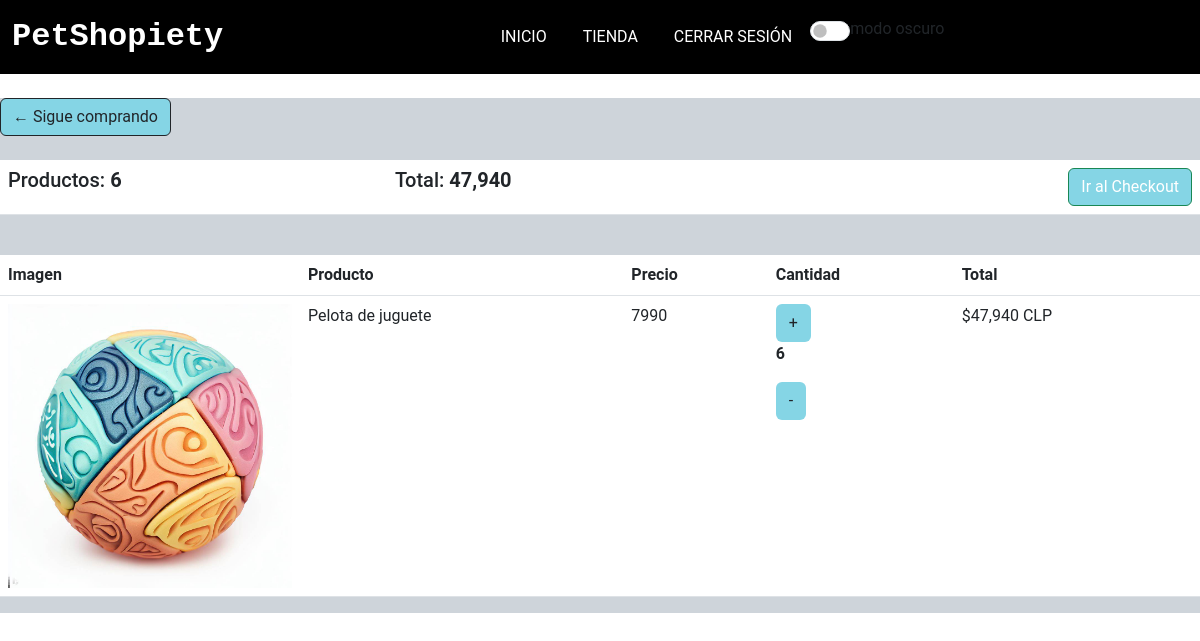
The app's page /carrito (signed in), older data.
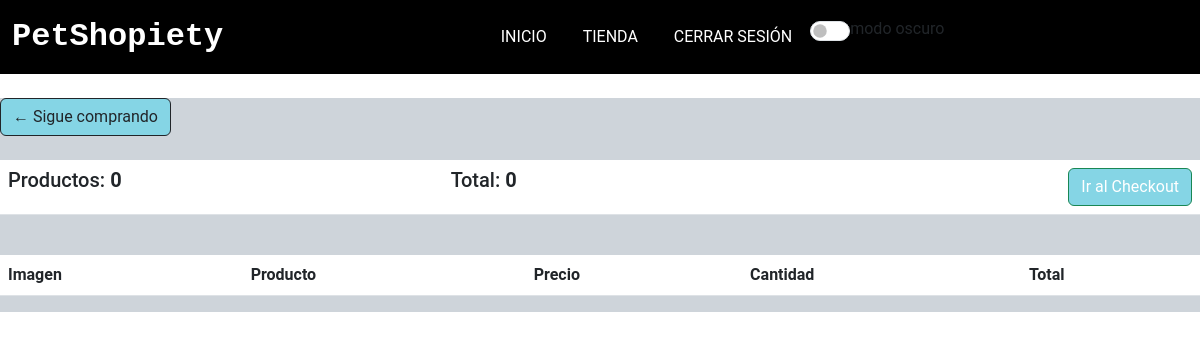
The same page, newer data.
### apps/PetShopiety/models.py (models this page shows, shortened)
class Orden(models.Model):
    comprador = models.ForeignKey(
        Comprador, on_delete=models.SET_NULL, blank=True, null=True)
    fecha_orden = models.DateTimeField(auto_now_add=True)
    completado = models.BooleanField(max_length=200, null=True)
    id_transaccion = models.CharField(max_length=200, null=True)
    @property
    def obtener_total_carrito(self):
        itemsorden = self.itemsorden_set.all()
        total = sum([item.obtener_total for item in itemsorden])
        return total
    @property
    def obtener_total_items(self):
        itemsorden = self.itemsorden_set.all()
        total = sum([item.cantidad for item in itemsorden])
        return total

class ItemsOrden(models.Model):
    producto = models.ForeignKey(
        Producto, on_delete=models.SET_NULL, blank=True, null=True)
    orden = models.ForeignKey(
        Orden, on_delete=models.SET_NULL, blank=True, null=True)
    cantidad = models.IntegerField(default=0, null=True, blank=True)
    fecha_agregada = models.DateTimeField(auto_now=True)
    @property
    def obtener_total(self):
        total = self.producto.precio * self.cantidad
        return total

class Producto(models.Model):
    sku = models.IntegerField(primary_key=True)
    nombre = models.CharField(max_length=50)
    stock = models.IntegerField()
    precio = models.IntegerField()
    descripcion = models.CharField(max_length=200)
    id_cat = models.ForeignKey(Categoria, on_delete=models.CASCADE)
    img_url = models.ImageField(upload_to='imagenesProducto')

### apps/PetShopiety/views.py (the view)
# urls.py: path('carrito', views.cargarCarrito),
def cargarCarrito(request):
    if request.user.is_authenticated:
        comprador = request.user.comprador
        orden, created = Orden.objects.get_or_create(
            comprador=comprador, completado=False)
        items = orden.itemsorden_set.all()
        cartItems = orden.obtener_total_items
    else:
        items = []
        orden = {"obtener_total_carrito": 0,
                 "obtener_total_items": 0, 'shipping': False}
        cartItems = orden['obtener_total_items']
    return render(request, "carrito.html", {"items": items, "orden": orden, 'cartItems': cartItems})

### apps/PetShopiety/templates/carrito.html (shortened to what the changed rows need)
<!DOCTYPE html>
<html lang="en">
{%load static%}
{%load humanize%}
<head>
    <link href="https://cdn.jsdelivr.net/npm/bootstrap@5.3.0-alpha3/dist/css/bootstrap.min.css" rel="stylesheet"
 />
    <link rel="stylesheet" href="https://cdn.jsdelivr.net/npm/bootstrap-icons@1.10.5/font/bootstrap-icons.css">
    {%block head%}
    <link rel="stylesheet" href="{% static 'css/style.css' %}">
    {%endblock%}
</head>
<body class="">
    <main class="py-md-0">
        <div class="row bg-dark-subtle">
            <div class="col-lg-12">
                <div class="box-element">
                    <br>
                    <br>
                    <table class="table">
                        <tr>
                            <th>
                                <h5>Productos: <strong>{{orden.obtener_total_items}}</strong></h5>
                            </th>
                            <th>
                                <h5>Total: <strong>{{orden.obtener_total_carrito|intcomma}}</strong></h5>
                            </th>
                            <th class="text-end">
                                <a class="btn btn-success" href="/checkout">Ir al Checkout</a>
                            </th>
                        </tr>
                    </table>
                </div>
                <br>
                <div class="box-element">
                    <div class="table-responsive">
                        <table class="table">
                            <thead>
                                <tr>
                                    <th scope="col">Imagen</th>
                                    <th scope="col">Producto</th>
                                    <th scope="col">Precio</th>
                                    <th scope="col">Cantidad</th>
                                    <th scope="col">Total</th>
                                </tr>
                            </thead>
                            {% for item in items %}
                            <tbody>
                                <tr>
                                    <td class="w-25"><img class="w-100" src="{{item.producto.img_url.url}}" alt=""></td>
                                    <td>{{item.producto.nombre}}</td>
                                    <td>{{item.producto.precio}}</td>
                                    <td>
                                        <button data-product="{{item.producto.sku}}" data-action="add"
                                            class="btn comprar">+</button>
                                        <p class="cantidad">{{item.cantidad}}</p>
                                        <button data-product="{{item.producto.sku}}" data-action="remove"
                                            class="btn comprar">-</button>
                                    </td>
                                    <td>${{item.obtener_total|intcomma}} CLP</td>
                                </tr>
                            </tbody>
                            {% endfor %}
                        </table>
                    </div>
                </div>
            </div>
        </div>
    </main>
</body>
</html>

Row changes from the older to the newer data that the page shows:
no longer on this page (row edited): Orden: obtener_total_items "6", obtener_total_carrito "47,940"
no longer on this page (row edited): ItemsOrden: producto.img_url (picture), producto.nombre "Pelota de juguete", producto.precio "7990", cantidad "6", obtener_total "47,940"
added Orden: obtener_total_items "0", obtener_total_carrito "0"
